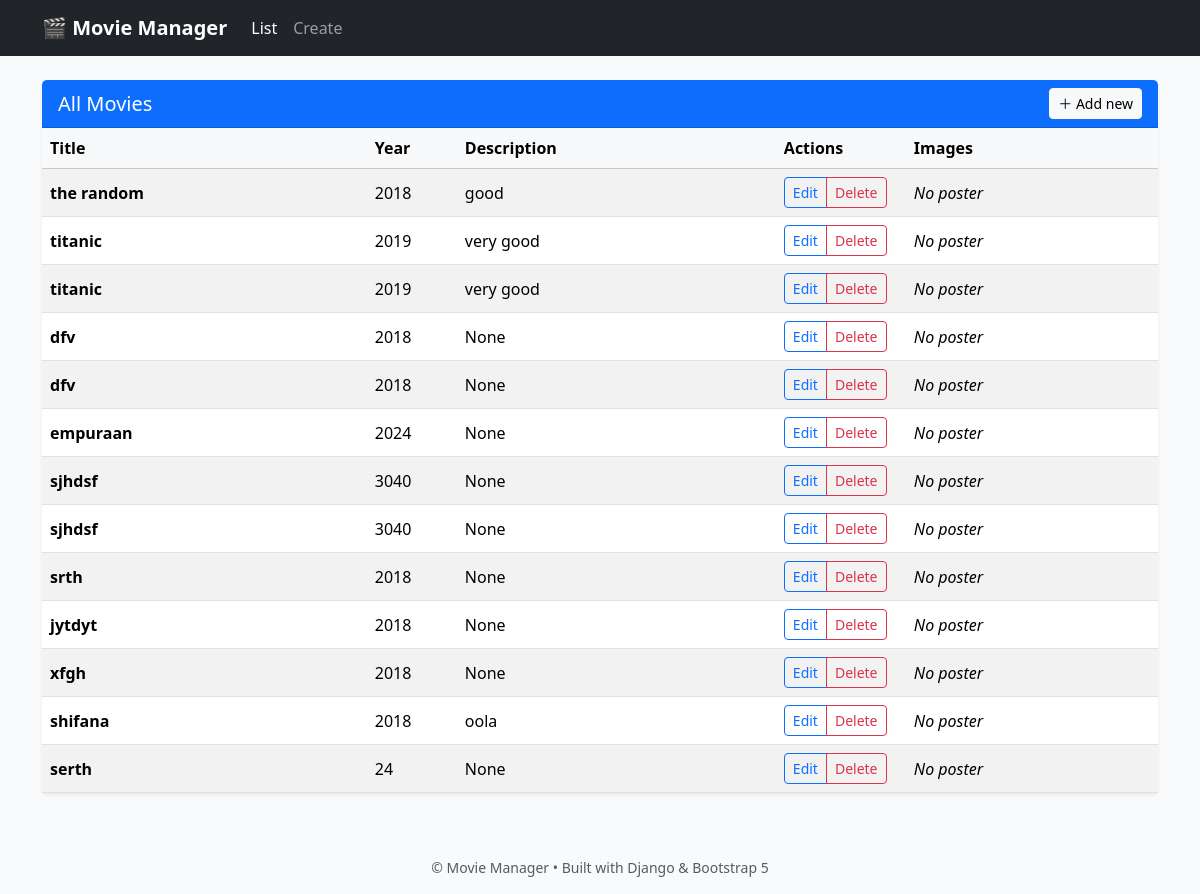
The page /list/ on the database as committed earlier.
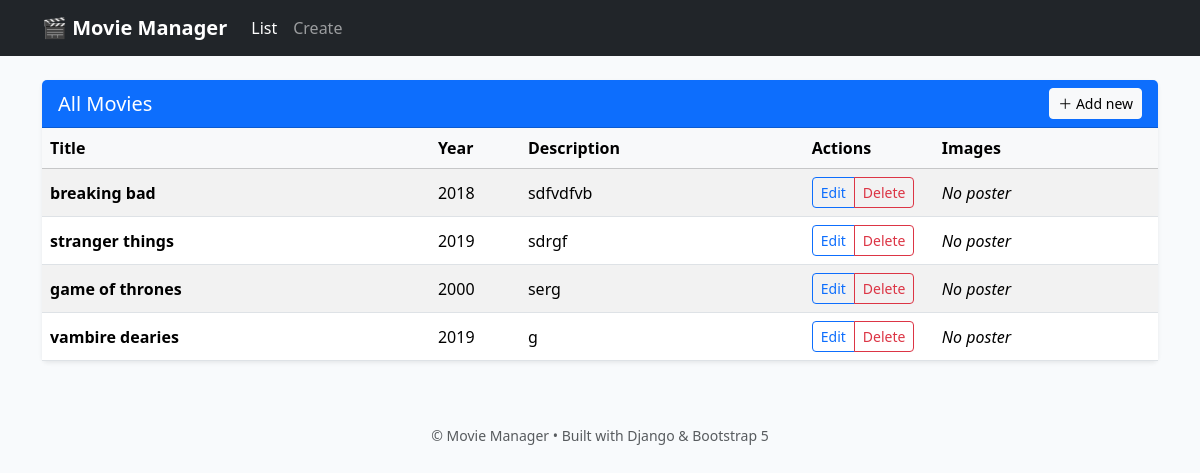
The same page on the database as committed later.
### movies/models.py (models this page shows)
class MovieInfo(models.Model):
    title = models.CharField(max_length=250)
    year = models.IntegerField(null=True)
    description = models.TextField()
    poster = models.ImageField(upload_to='images/', null=True)

### movies/views.py (the view)
# urls.py: path('list/', views.list, name='list'),
def list(request):
    movie_data = MovieInfo.objects.all()
    print(movie_data)
    return render(request, 'list.html', {'movies': movie_data})

### templates/list.html (shortened to what this page needs)
{% extends 'blank_layout.html' %}
{% block content %}
<div class="card shadow-sm border-0">
  <div class="card-header bg-primary text-white d-flex justify-content-between align-items-center">
    <h5 class="mb-0">All Movies</h5>
    <a href="{% url 'create' %}" class="btn btn-light btn-sm">＋ Add new</a>
  </div>
  <div class="table-responsive">
    <table class="table table-striped table-hover align-middle mb-0">
      <thead class="table-light">
        <tr>
          <th>Title</th>
          <th style="width: 90px;">Year</th>
          <th>Description</th>
          <th style="width: 130px;">Actions</th>
          <th> Images</th>
        </tr>
      </thead>
      <tbody>
        {% for movie in movies %}
        <tr>
          <td class="fw-semibold">{{ movie.title }}</td>
          <td>{{ movie.year }}</td>
          <td>{{ movie.description|truncatewords:20 }}</td>
          <td>
            <div class="btn-group btn-group-sm" role="group">
              <a class="btn btn-outline-primary" href="{% url 'edit' movie.id %}">Edit</a>
              <a class="btn btn-outline-danger"  href="{% url 'delete' movie.id %}"
                 onclick="return confirm('Delete {{ movie.title }}?');">Delete</a>
            </div>
          </td>
          {% if movie.poster %}
    <td><img src="{{ movie.poster.url }}" width="100"></td>
{% else %}
    <td><em>No poster</em></td>
{% endif %}
        </tr>
        {% empty %}
        <tr>
          <td colspan="4" class="text-center text-muted py-4">
            No movies added yet. <a href="{% url 'create' %}">Create one</a>!
          </td>
        </tr>
        {% endfor %}
      </tbody>
    </table>
  </div>
</div>
{% endblock %}

### templates/blank_layout.html (shortened to what this page needs)
<!doctype html>
<html lang="en">
  <head>
    <link
      href="https://cdn.jsdelivr.net/npm/bootstrap@5.3.3/dist/css/bootstrap.min.css"
      rel="stylesheet"
    >
  </head>
  <body>
    <nav class="navbar navbar-expand-lg navbar-dark bg-dark mb-4">
      <div class="container">
        <a class="navbar-brand" href="{% url 'list' %}">🎬 Movie Manager</a>
        <div class="collapse navbar-collapse">
          <ul class="navbar-nav me-auto">
            <li class="nav-item">
              <a class="nav-link{% if request.resolver_match.url_name == 'list' %} active{% endif %}"
                 href="{% url 'list' %}">List</a>
            </li>
            <li class="nav-item">
              <a class="nav-link{% if request.resolver_match.url_name == 'create' %} active{% endif %}"
                 href="{% url 'create' %}">Create</a>
            </li>
          </ul>
        </div>
      </div>
    </nav>
    <main class="container pb-5">
      {% block content %}{% endblock %}
    </main>
    <footer class="text-center text-muted py-3">
      &copy; {{ now|date:"Y" }} Movie Manager • Built with Django & Bootstrap 5
    </footer>
  </body>
</html>

### templates/blank_layout.html (style rules this page uses)
body { background: #f8fafc; }
.navbar-brand { font-weight: 600; }
footer { font-size: .875rem; }

Rows that differ between the two databases and show on the page:
removed MovieInfo: title "the random", year "2018", description "good", shows "No poster"
removed MovieInfo: title "titanic", year "2019", description "very good", shows "No poster"
removed MovieInfo: title "titanic", year "2019", description "very good", shows "No poster"
removed MovieInfo: title "dfv", year "2018", description "None", shows "No poster"
removed MovieInfo: title "dfv", year "2018", description "None", shows "No poster"
removed MovieInfo: title "empuraan", year "2024", description "None", shows "No poster"
removed MovieInfo: title "sjhdsf", year "3040", description "None", shows "No poster"
removed MovieInfo: title "sjhdsf", year "3040", description "None", shows "No poster"
removed MovieInfo: title "srth", year "2018", description "None", shows "No poster"
removed MovieInfo: title "jytdyt", year "2018", description "None", shows "No poster"
removed MovieInfo: title "xfgh", year "2018", description "None", shows "No poster"
removed MovieInfo: title "shifana", year "2018", description "oola", shows "No poster"
removed MovieInfo: title "serth", year "24", description "None", shows "No poster"
added MovieInfo: title "breaking bad", year "2018", description "sdfvdfvb", shows "No poster"
added MovieInfo: title "stranger things", year "2019", description "sdrgf", shows "No poster"
added MovieInfo: title "game of thrones", year "2000", description "serg", shows "No poster"
added MovieInfo: title "vambire dearies", year "2019", description "g", shows "No poster"
